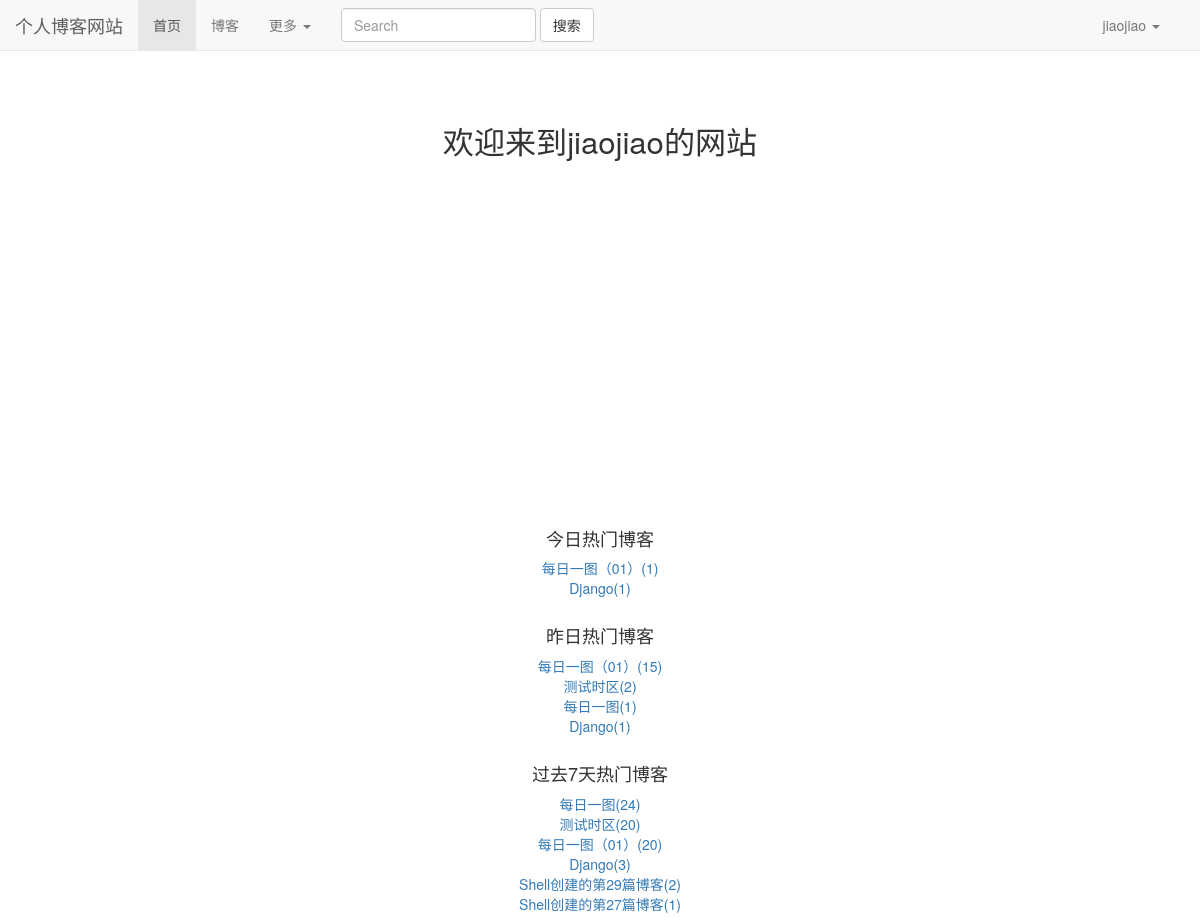
Screenshot of / (signed in) with the database file from the repository.
### read_statistics/models.py (models this page shows)
class ReadNumDetail(models.Model):
    read_date = models.DateField(default=timezone.now)
    read_num = models.IntegerField(default=0)
    content_type = models.ForeignKey(ContentType, on_delete=models.CASCADE)
    object_id = models.PositiveIntegerField()
    content_object = GenericForeignKey('content_type', 'object_id')

### blogs/models.py (models this page shows, shortened)
class Blog(models.Model,ReadNumExtension):
    title = models.CharField(max_length=50)
    blog_type = models.ForeignKey(BlogType, on_delete=models.CASCADE)
    content = RichTextUploadingField()
    author = models.ForeignKey(User, on_delete=models.CASCADE)
    create_time = models.DateTimeField(auto_now_add=True)
    last_update_time = models.DateTimeField(auto_now=True)
    readDetails = GenericRelation(ReadNumDetail)  # 反向关联获取
    class Meta:
        ordering = ['-create_time']

### mkjwebsite/views.py (the view)
# urls.py: 2. Add a URL to urlpatterns:  path('', views.home, name='home')
def home(request):
    contentType = ContentType.objects.get_for_model(Blog)
    context = {}
    dates, counts = get_seven_days_read_statistics(contentType)
    hot_7_days_blogs = cache.get("hot_7_days_blogs")
    if hot_7_days_blogs is None:
        print("没有缓存")
        hot_7_days_blogs = get_seven_hots_read_statistics()
        cache.set('hot_7_days_blogs', hot_7_days_blogs, 3600)
    else:
        print('读取缓存')
    context['seven_read_counts'] = counts
    context['dates'] = dates
    context['todays_hots'] = get_hot_today_read_statistics(contentType)
    context['yesterday_hots'] = get_hot_yestoday_read_statistics(contentType)
    context['seven_read_hots'] = hot_7_days_blogs
    print(context)
    return render(request, 'home.html', context)

### user/forms.py (shortened to what this page needs)
class LoginForm(forms.Form):
    username = forms.CharField(label='用户名',widget=forms.TextInput(attrs={'class':'form-control','placeholder':'请输入用户名'}))
    password = forms.CharField(label='密码', widget=forms.PasswordInput(attrs={'class':'form-control','placeholder':'请输入密码'}))

### mkjwebsite/views.py (called while the page is built)
def get_seven_hots_read_statistics():
    today = timezone.now().date()
    seven_days = today - datetime.timedelta(days=7)
    results = Blog.objects \
        .filter(readDetails__read_date__lt=today, readDetails__read_date__gte=seven_days) \
        .values('id', 'title') \
        .annotate(read_num_sum=Sum('readDetails__read_num')) \
        .order_by("-read_num_sum")
    print('七天数据:%s' % results)
    return results[:7]

### read_statistics/utils.py (called while the page is built)
def get_seven_days_read_statistics(contentType):
    today = timezone.now().date()
    sevens_counts = []
    dates = []
    for i in range(6, -1, -1):
        deltaDate = today - datetime.timedelta(days=i)
        dates.append(deltaDate.strftime("%m-%d"))
        read_details = ReadNumDetail.objects.filter(content_type=contentType, read_date=deltaDate)
        result = read_details.aggregate(read_sum=Sum('read_num'))
        sevens_counts.append(result['read_sum'] or 0)
    return dates, sevens_counts

def get_hot_today_read_statistics(contentType):
    today = timezone.now().date()
    results = ReadNumDetail.objects.filter(content_type=contentType, read_date=today).order_by('-read_num')
    return results[:2]

def get_hot_yestoday_read_statistics(contentType):
    today = timezone.now().date()
    yesterday = today - datetime.timedelta(days=1)
    results = ReadNumDetail.objects.filter(content_type=contentType, read_date=yesterday).order_by('-read_num')
    return results[:7]

### user/context_processors.py (called while the page is built)
def login_modal_form(request):
    return {'login_modal_form': LoginForm()}

### templates/home.html (shortened to what this page needs)
{% extends 'base.html' %}
{% load staticfiles %}
{% block cssstyle %}
    <link rel="stylesheet" href="{% static 'home.css' %}">
{% endblock %}
{% block home_active %}
    active
{% endblock %}
{% block content %}
    <h1 class="content">欢迎来到{{ user.username }}的网站</h1>
    <div id="container"></div>
    <div class="hot_blog">
        <h4>今日热门博客</h4>
        <ul>
            {% for read_detail in todays_hots %}
                <li><a href="{% url 'blogs_module:blog_details' read_detail.object_id %}">{{ read_detail.content_object.title }}({{ read_detail.read_num }})</a></li>
            {% empty %}
                暂无今日热门
            {% endfor %}
        </ul>
    </div>
    <div class="hot_blog">
        <h4>昨日热门博客</h4>
        <ul>
            {% for read_detail in yesterday_hots %}
                <li><a href="{% url 'blogs_module:blog_details' read_detail.object_id %}">{{ read_detail.content_object.title }}({{ read_detail.read_num }})</a></li>
            {% empty %}
                暂无今日热门
            {% endfor %}
        </ul>
    </div>
    <div class="hot_blog">
        <h4>过去7天热门博客</h4>
        <ul>
            {% for blog in seven_read_hots %}
                <li><a href="{% url 'blogs_module:blog_details' blog.id %}">{{ blog.title }}({{ blog.read_num_sum }})</a></li>
            {% empty %}
                暂无今日热门
            {% endfor %}
        </ul>
    </div>
{% endblock %}

### templates/base.html (shortened to what this page needs)
{% load staticfiles %}
<!DOCTYPE html>
<html lang="zh-CN">
<head>
    <link rel="stylesheet" href="{% static 'bootstrap-3.3-1.7-dist/css/bootstrap.min.css' %}">
    <link rel="stylesheet" href="{% static 'base.css' %}">
    {% block cssstyle %}{% endblock %}
</head>
<body>
<nav class="navbar navbar-default navbar-fixed-top">
    <div class="container-fluid">
        <div class="navbar-header">
            <a class="navbar-brand" href="{% url 'home' %}">个人博客网站</a>
        </div>
        <div class="collapse navbar-collapse" id="bs-example-navbar-collapse-1">
            <ul class="nav navbar-nav">
                <li class="{% block home_active %}{% endblock %}"><a href="{% url 'home' %}">首页</a></li>
                <li class="{% block blog_active %}{% endblock %}"><a href="{% url 'blogs_module:blog_index' %}">博客</a>
                </li>
                <li class="dropdown">
                    <a href="#" class="dropdown-toggle" data-toggle="dropdown" role="button" aria-haspopup="true"
                       aria-expanded="false">更多 <span class="caret"></span></a>
                </li>
            </ul>
            <form class="navbar-form navbar-left">
                <div class="form-group">
                    <input type="text" class="form-control" placeholder="Search">
                </div>
                <button type="submit" class="btn btn-default">搜索</button>
            </form>
            <ul class="nav navbar-nav navbar-right" style="margin-right: 10px">
                {% if not user.is_authenticated %}
                    <li><a href="{% url 'user:login' %}?from={{ request.get_full_path }}">登陆</a></li>
                    <li><a href="{% url 'user:register' %}?from={{ request.get_full_path }}">注册</a></li>
                {% else %}
                    <li class="dropdown">
                    <a href="#" class="dropdown-toggle" data-toggle="dropdown" role="button" aria-haspopup="true"
                       aria-expanded="false">{{ user.username }} <span class="caret"></span></a>
                    </li>
                {% endif %}
            </ul>
        </div>
    </div>
</nav>
{% block content %}
{% endblock %}
</body>
</html>

### static/base.css (style rules this page uses)
body { margin-top: 80px !important; }
* { padding: 0px; margin: 0px; }

### static/home.css (style rules this page uses)
.content { font-size: 222%; text-align: center; margin-top: 4em; margin-bottom: 2em; }
div#container { margin: 0 auto; height: 20em; min-width: 20em; max-width: 30em; }
.hot_blog { text-align: center; margin-top: 2em; }

### rows the page displays
ReadNumDetail: content_object "每日一图（01）", read_num "1"
ReadNumDetail: content_object "Django", read_num "1"
ReadNumDetail: content_object "每日一图（01）", read_num "15"
ReadNumDetail: content_object "测试时区", read_num "2"
ReadNumDetail: content_object "每日一图", read_num "1"
ReadNumDetail: content_object "Django", read_num "1"
Blog: title "Django", read_num_sum "3"

### other values shown
{{ user.username }} "jiaojiao"
{{ blog.title }} "每日一图" "测试时区" "每日一图（01）" "Shell创建的第29篇博客" "Shell创建的第27篇博客"
{{ blog.read_num_sum }} "24" "20" "20" "2" "1"
